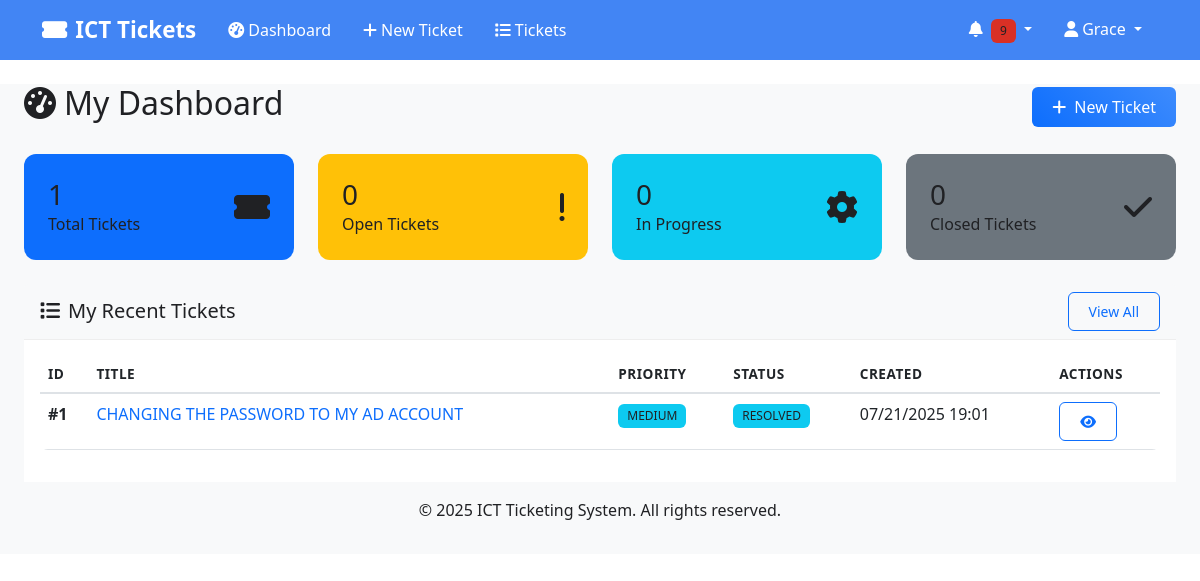
The app's page /dashboard (signed in), older data.
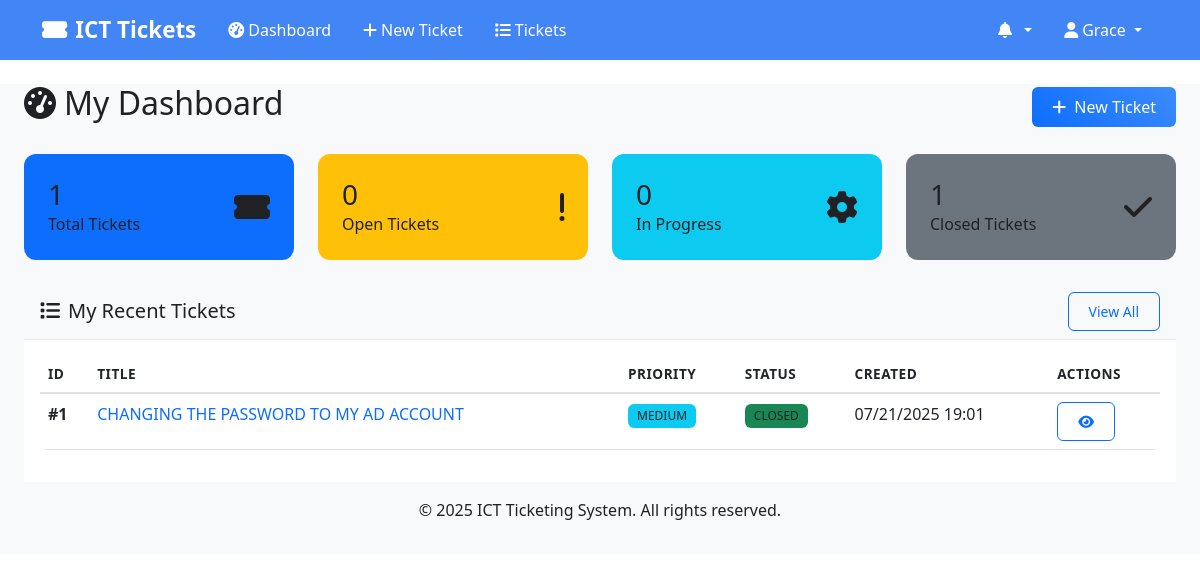
The same page, newer data.
### models.py (models this page shows, shortened)
class Ticket(db.Model):
    __tablename__ = 'tickets'
    id = db.Column(db.Integer, primary_key=True)
    title = db.Column(db.String(200), nullable=False)
    description = db.Column(db.Text, nullable=False)
    priority = db.Column(db.String(10), nullable=False)  # 'URGENT', 'HIGH', 'MEDIUM', 'LOW'
    status = db.Column(db.String(20), default='OPEN')  # 'OPEN', 'IN_PROGRESS', 'RESOLVED', 'CLOSED'
    category = db.Column(db.String(50), nullable=True)
    created_by_id = db.Column(db.Integer, db.ForeignKey('users.id'), nullable=False)
    assigned_to_id = db.Column(db.Integer, db.ForeignKey('users.id'), nullable=True)
    created_at = db.Column(db.DateTime, default=datetime.utcnow)
    updated_at = db.Column(db.DateTime, default=datetime.utcnow, onupdate=datetime.utcnow)
    resolved_at = db.Column(db.DateTime, nullable=True)
    closed_at = db.Column(db.DateTime, nullable=True)
    comments = db.relationship('TicketComment', backref='ticket', cascade='all, delete-orphan')
    notifications = db.relationship('Notification', backref='ticket', cascade='all, delete-orphan')
    @property
    def priority_color(self):
        colors = {
            'URGENT': 'danger',
            'HIGH': 'warning',
            'MEDIUM': 'info',
            'LOW': 'success'
        }
        return colors.get(self.priority, 'secondary')
    @property
    def status_color(self):
        colors = {
            'OPEN': 'primary',
            'IN_PROGRESS': 'warning',
            'RESOLVED': 'info',
            'CLOSED': 'success'
        }
        return colors.get(self.status, 'secondary')

### routes.py (the view, shortened to what this page needs)
@app.route('/dashboard')
@login_required
def dashboard():
    stats = get_ticket_stats()
    if current_user.role == 'admin':
        recent_tickets = Ticket.query.order_by(Ticket.created_at.desc()).limit(5).all()
        unread_notifications = Notification.query.filter_by(user_id=current_user.id, is_read=False).count()
        return render_template('dashboard_admin.html',
                             stats=stats,
                             recent_tickets=recent_tickets,
                             unread_notifications=unread_notifications,
                             User=User, Ticket=Ticket, Department=Department)
    else:
        my_tickets = Ticket.query.filter_by(created_by_id=current_user.id).all()
        unread_notifications = Notification.query.filter_by(user_id=current_user.id, is_read=False).count()
        return render_template('dashboard_user.html',
                             my_tickets=my_tickets,
                             unread_notifications=unread_notifications)

### app.py (called while the page is built)
@login_manager.user_loader
def load_user(user_id):
    from models import User
    return User.query.get(int(user_id))

### models.py (called while the page is built)
    @property
    def full_name(self):
        return f"{self.first_name} {self.last_name}"

### templates/dashboard_user.html (shortened to what the changed rows need)
{% extends "base.html" %}
{% block content %}
<div class="container-fluid">
    <div class="row">
        <div class="col-12">
            <div class="d-flex justify-content-between align-items-center mb-4">
                <h2><i class="fas fa-tachometer-alt me-2"></i>My Dashboard</h2>
            </div>
        </div>
    </div>
    <div class="row mb-4">
        <div class="col-md-3">
            <div class="card dashboard-card-closed h-100 text-white rounded-3 p-3">
                <div class="card-body">
                    <div class="d-flex align-items-center">
                        <div class="flex-grow-1">
                            <h3 class="mb-0">{{ my_tickets|selectattr('status', 'equalto', 'CLOSED')|list|length }}</h3>
                            <p class="mb-0">Closed Tickets</p>
                        </div>
                    </div>
                </div>
            </div>
        </div>
    </div>
    <div class="row">
        <div class="col-12">
            <div class="card">
                <div class="card-body">
                    {% if my_tickets %}
                    <div class="table-responsive">
                        <table class="table table-hover">
                            <thead>
                                <tr>
                                    <th>ID</th>
                                    <th>Title</th>
                                    <th>Priority</th>
                                    <th>Status</th>
                                    <th>Created</th>
                                    <th>Actions</th>
                                </tr>
                            </thead>
                            <tbody>
                                {% for ticket in my_tickets[:10] %}
                                <tr>
                                    <td><strong>#{{ ticket.id }}</strong></td>
                                    <td>
                                        <a href="{{ url_for('view_ticket', ticket_id=ticket.id) }}" class="text-decoration-none">
                                            {{ ticket.title }}
                                        </a>
                                    </td>
                                    <td>
                                        <span class="badge bg-{{ ticket.priority_color }}">
                                            {{ ticket.priority }}
                                        </span>
                                    </td>
                                    <td>
                                        <span class="badge bg-{{ ticket.status_color }}">
                                            {{ ticket.status.replace('_', ' ') }}
                                        </span>
                                    </td>
                                    <td>{{ ticket.created_at.strftime('%m/%d/%Y %H:%M') }}</td>
                                    <td>
                                        <a href="{{ url_for('view_ticket', ticket_id=ticket.id) }}"
                                           class="btn btn-sm btn-outline-primary">
                                            <i class="fas fa-eye"></i>
                                        </a>
                                    </td>
                                </tr>
                                {% endfor %}
                            </tbody>
                        </table>
                    </div>
                    {% endif %}
                </div>
            </div>
        </div>
    </div>
</div>
{% endblock %}

### templates/base.html (shortened to what this page needs)
<!DOCTYPE html>
<html lang="en">
<head>
    <link href="https://cdn.jsdelivr.net/npm/bootstrap@5.3.0/dist/css/bootstrap.min.css" rel="stylesheet">
    <link href="https://cdnjs.cloudflare.com/ajax/libs/font-awesome/6.4.0/css/all.min.css" rel="stylesheet">
    <link href="{{ url_for('static', filename='css/style.css') }}" rel="stylesheet">
</head>
<body>
    <nav class="navbar navbar-expand-lg shadow-sm" style="background-color: #4285f4 !important;">
        <div class="container" style="background-color: #4285f4;">
            <a class="navbar-brand" href="{{ url_for('dashboard' if current_user.is_authenticated else 'index') }}" style="color: #ffffff !important; font-weight: 600;">
                <i class="fas fa-ticket-alt me-2"></i>ICT Tickets
            </a>
            {% if current_user.is_authenticated %}
            <div class="collapse navbar-collapse" id="navbarNav">
                <ul class="navbar-nav me-auto">
                    <li class="nav-item">
                        <a class="nav-link" href="{{ url_for('dashboard') }}" style="color: #ffffff !important; font-weight: 500;">
                            <i class="fas fa-tachometer-alt me-1"></i>Dashboard
                        </a>
                    </li>
                    {% if current_user.role in ['user', 'admin'] %}
                    <li class="nav-item">
                        <a class="nav-link" href="{{ url_for('create_ticket') }}" style="color: #ffffff !important; font-weight: 500;">
                            <i class="fas fa-plus me-1"></i>New Ticket
                        </a>
                    </li>
                    {% endif %}
                    <li class="nav-item">
                        <a class="nav-link" href="{{ url_for('list_tickets') }}" style="color: #ffffff !important; font-weight: 500;">
                            <i class="fas fa-list me-1"></i>Tickets
                        </a>
                    </li>
                </ul>
                <ul class="navbar-nav">
                    <li class="nav-item dropdown">
                        <a class="nav-link dropdown-toggle" href="#" role="button" data-bs-toggle="dropdown" style="color: #ffffff !important; font-weight: 500;">
                            <i class="fas fa-bell me-1"></i>
                            {% set unread_count = 0 %}
                            {% if current_user.notifications is defined and current_user.notifications %}
                                {% set unread_count = current_user.notifications|selectattr('is_read', 'equalto', False)|list|length %}
                            {% endif %}
                            {% if unread_count > 0 %}
                            <span class="badge bg-danger">{{ unread_count }}</span>
                            {% endif %}
                        </a>
                            {% set recent_notifications = [] %}
                            {% if current_user.notifications is defined and current_user.notifications %}
                                {% set recent_notifications = current_user.notifications[:5] %}
                            {% endif %}
                    </li>
                    <li class="nav-item dropdown">
                        <a class="nav-link dropdown-toggle" href="#" role="button" data-bs-toggle="dropdown" style="color: #ffffff !important; font-weight: 500;">
                            <i class="fas fa-user me-1"></i>{{ current_user.first_name }}
                        </a>
                    </li>
                </ul>
            </div>
            {% endif %}
        </div>
    </nav>
    <main class="container-fluid mt-4">
        {% block content %}{% endblock %}
    </main>
    <footer class="bg-light text-center text-muted py-3 mt-5">
        <div class="container">
            <p>&copy; 2025 ICT Ticketing System. All rights reserved.</p>
        </div>
    </footer>
</body>
</html>

Row changes from the older to the newer data that the page shows:
changed Ticket "CHANGING THE PASSWORD TO MY AD ACCOUNT": status "RESOLVED" → "CLOSED" (drawn); status.replace "RESOLVED" → "CLOSED"
Text that changed along with them:
{{ my_tickets|selectattr('status', 'equalto', 'CLOSED')|list|length }}: "0" → "1"
{{ unread_count }}: "9" → (not shown)
